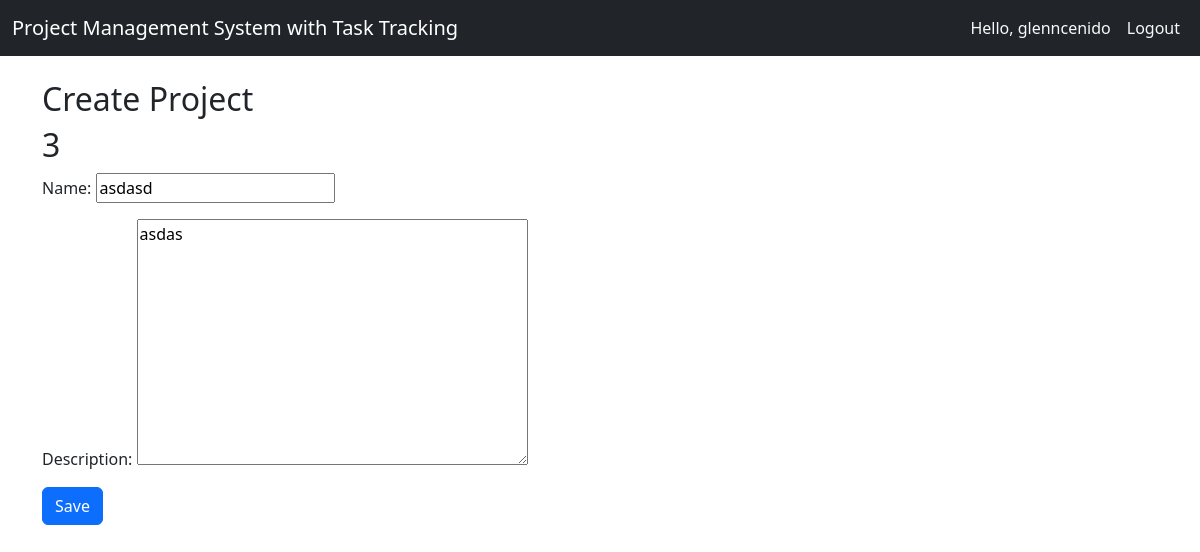
Page /project/3/update/ (signed in) on the committed database.
### projectmanager/models.py (models this page shows, shortened)
class Project(models.Model):
    name = models.CharField(max_length=200)
    description = models.TextField()
    owner = models.ForeignKey(User, on_delete=models.CASCADE)
    created_at = models.DateTimeField(auto_now_add=True)
    updated_at = models.DateTimeField(auto_now=True)

### projectmanager/views.py (the view)
# urls.py: path('project/<int:project_id>/update/', project_update, name='project_update'),
@login_required
def project_update(request, project_id):
    project = get_object_or_404(Project, id=project_id, owner=request.user)
    if request.method == 'POST':
        form = ProjectForm(request.POST, instance=project)
        if form.is_valid():
            form.save()
            return redirect('project_detail', project_id=project.id)
    else:
        form = ProjectForm(instance=project)
    return render(request, 'project_form.html', {'form': form, 'project': project})

### projectmanager/forms.py
class ProjectForm(forms.ModelForm):
    class Meta:
        model = Project
        fields = ['name', 'description']

### projectmanager/templates/project_form.html (shortened to what this page needs)
{% extends 'base.html' %}
{% block content %}
<h2>Create Project</h2>
<h2>{{ project.id|default_if_none:"Create Project" }}</h2>
<form method="post">
    {{ form.as_p }}
    <button type="submit" class="btn btn-primary">Save</button>
</form>
{% endblock %}

### projectmanager/templates/base.html (shortened to what this page needs)
<!DOCTYPE html>
<html lang="en">
<head>
    <link href="https://cdn.jsdelivr.net/npm/bootstrap@5.3.0/dist/css/bootstrap.min.css" rel="stylesheet">
</head>
<body>
<nav class="navbar navbar-expand-lg navbar-dark bg-dark mb-4">
  <div class="container-fluid">
    <a class="navbar-brand" href="{% url 'home' %}">Project Management System with Task Tracking</a>
    <div class="collapse navbar-collapse">
      <ul class="navbar-nav ms-auto">
        {% if user.is_authenticated %}
          <li class="nav-item">
            <span class="nav-link text-light">Hello, {{ user.username }}</span>
          </li>
          <li class="nav-item">
            <form method="POST" action="{% url 'logout' %}" class="d-inline">
              <button type="submit" class="btn btn-link nav-link text-light">Logout</button>
            </form>
          </li>
        {% endif %}
      </ul>
    </div>
  </div>
</nav>
<div class="container">
    {% block content %}
    {% endblock %}
</div>
</body>
</html>

### rows in the picture
Project: id "3", name "asdasd", description "asdas"

### other values in the picture
{{ user.username }} "glenncenido"
